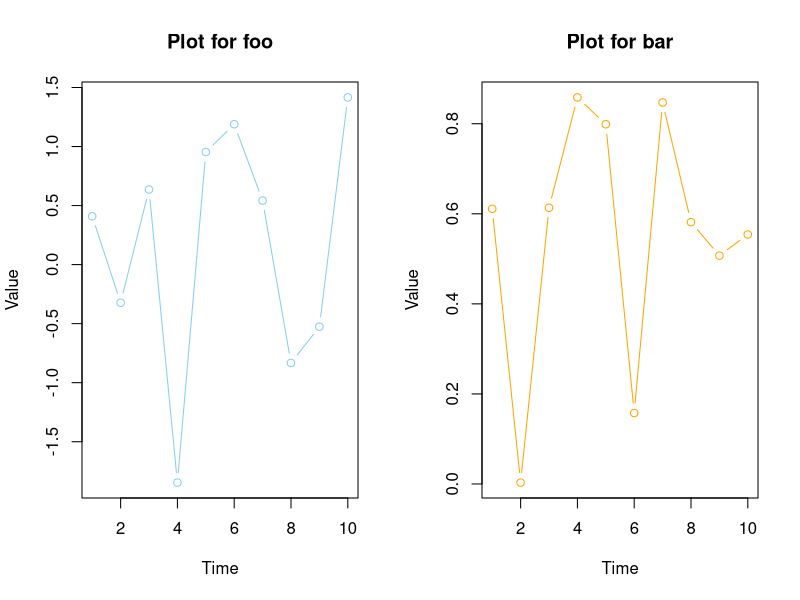

Here is the R script that generated this plot: (Note: this script raises an error after producing the figure.)
## ---- chunk 1
knitr::opts_chunk$set(echo = TRUE)
library(tidyverse)
## ---- chunk 2
set.seed(1984)
df1 <- data.frame(time = 1:10, value = rnorm(10))
df2 <- data.frame(t = 1:10, val = runif(10))
## ---- chunk 3
class(df1) <- c("foo", class(df1))
class(df2) <- c("bar", class(df2))

class(df1)
## ---- chunk 4
plot_results <- function(x, ...) {
  UseMethod("plot_results")
}
## ---- chunk 5
plot_results.foo <- function(x, ...) {
  plot(
    x$time, x$value,
    type = "b",
    col = "skyblue",
    main = "Plot for foo",
    xlab = "Time",
    ylab = "Value"
  )
}
## ---- chunk 6
plot_results.bar <- function(x, ...) {
  plot(
    x$t, x$val,
    type = "b",
    col = "orange",
    main = "Plot for bar",
    xlab = "Time",
    ylab = "Value"
  )
}
## ---- chunk 7
par(mfrow = c(1, 2))  # Optional: plot side by side
plot_results(df1)
plot_results(df2)
## ---- chunk 8
plot_results.default <- function(x, ...) {
  stop("No 'plot_results' method for class: ", paste(class(x), collapse = ", "))
}
## ---- chunk 9
methods(plot_results)
getS3method("plot_results", "bar")
## ---- chunk 10
set.seed(1984)
df3 <- data.frame(time = 1:10, value = rbinom(n = 10, size = 21, prob = 0.5))
plot_results(df3)
